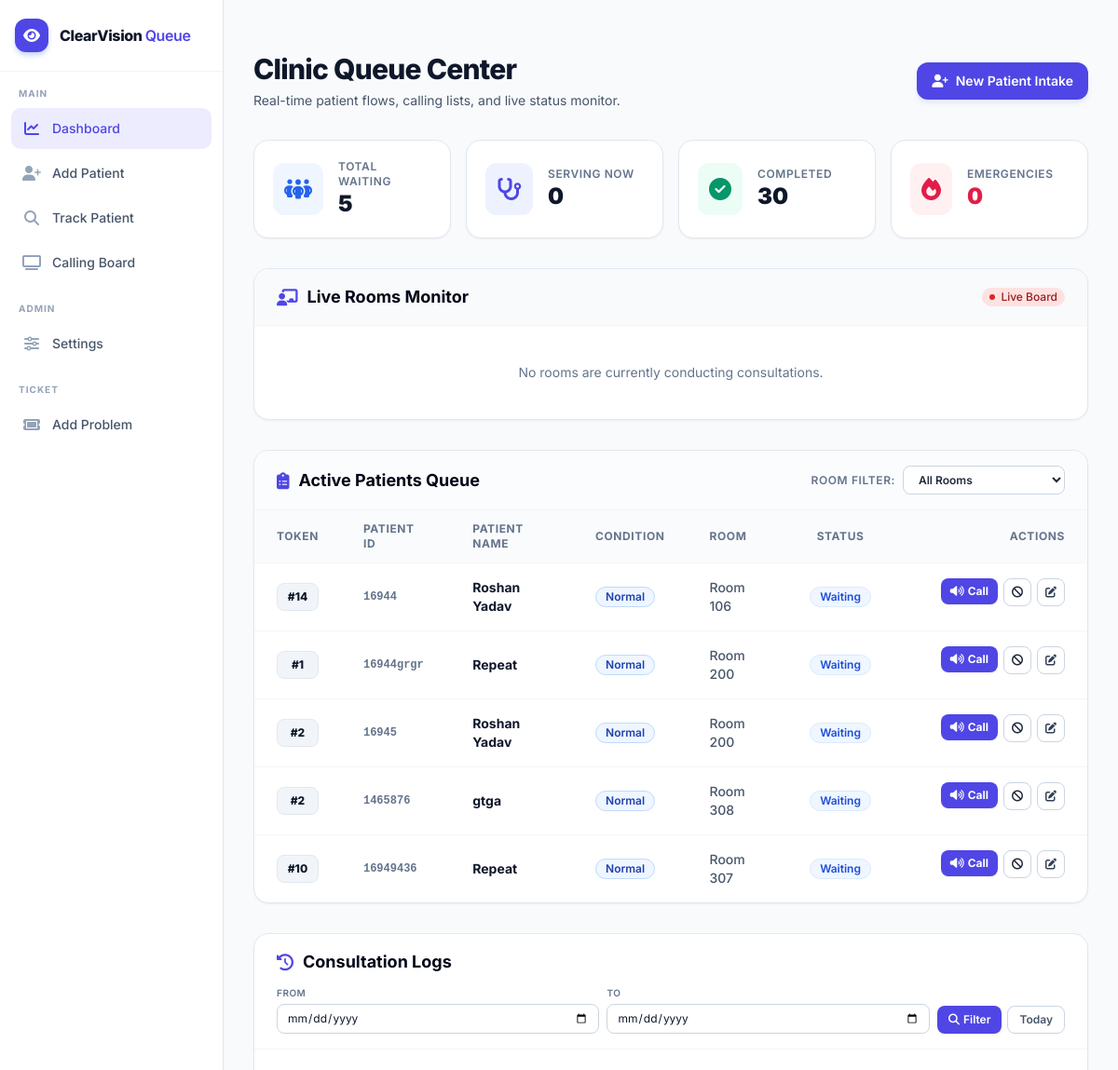
Before: / (signed in, upper part) with the older database file.
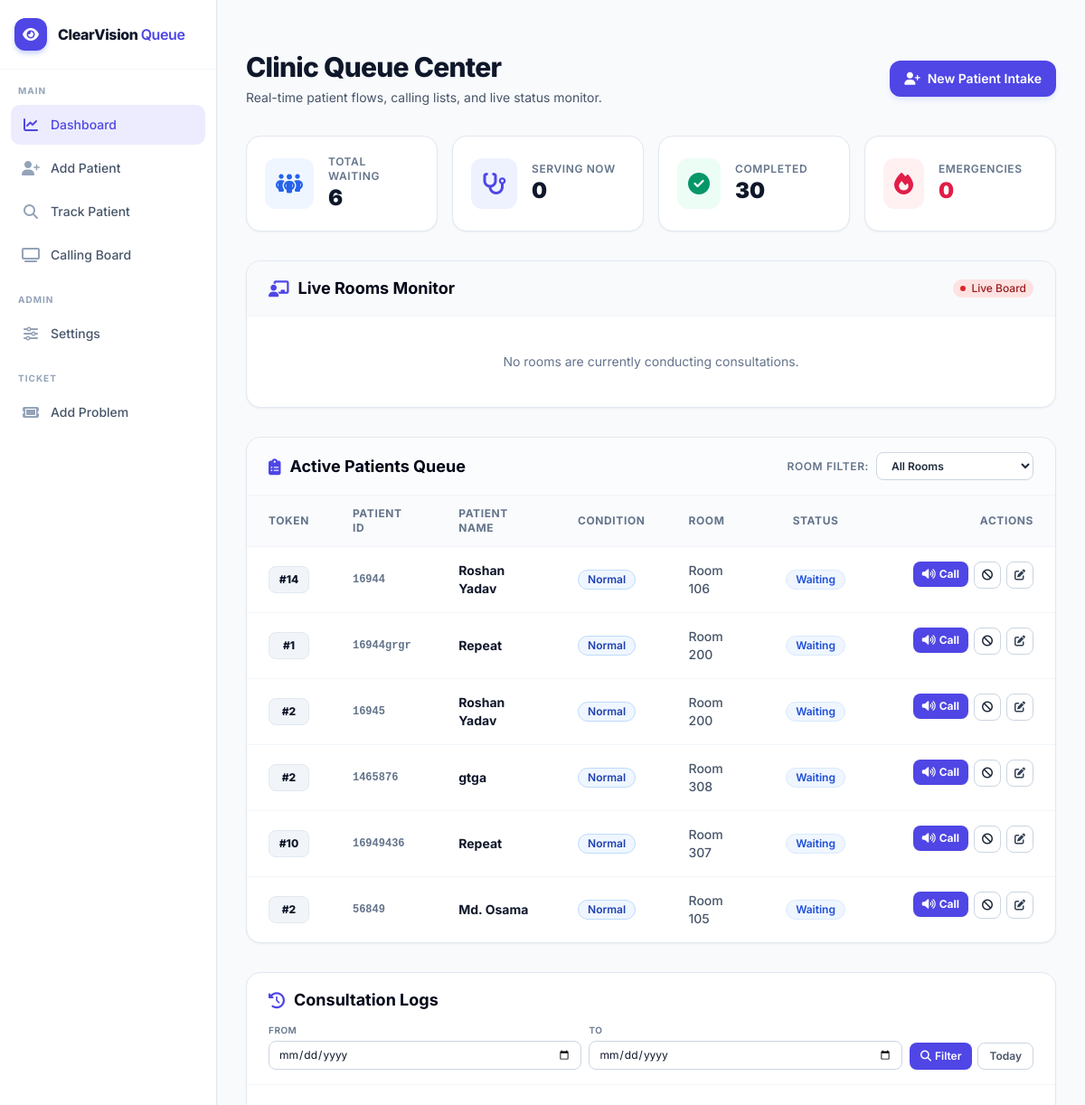
After: the same page with the newer database file.
### queue_manager/models.py (models this page shows, shortened)
class Patient(models.Model):
    STATUS_CHOICES = [
        ('WAITING', 'Waiting'),
        ('IN_PROGRESS', 'In Progress'),
        ('COMPLETED', 'Completed'),
        ('CANCELLED', 'Cancelled/Skipped'),
        ('TRANSFERRED', 'Transferred'),
    ]
    pid = models.CharField(max_length=50, help_text="Patient ID")
    name = models.CharField(max_length=100)
    token = models.PositiveIntegerField(blank=True)
    condition = models.ForeignKey(PatientCondition, on_delete=models.PROTECT, related_name='patients')
    room = models.ForeignKey(Room, on_delete=models.PROTECT, related_name='patients')
    note = models.TextField(blank=True, null=True, help_text="Additional doctor notes or patient complaints")
    status = models.CharField(max_length=20, choices=STATUS_CHOICES, default='WAITING')
    referred_from = models.ForeignKey('self', on_delete=models.SET_NULL, null=True, blank=True, related_name='transfers')
    created_at = models.DateTimeField(auto_now_add=True)
    updated_at = models.DateTimeField(auto_now=True)
    class Meta:
        ordering = ['created_at']

class PatientCondition(models.Model):
    name = models.CharField(max_length=50, unique=True)
    color_theme = models.CharField(max_length=20, default='blue', help_text="Tailwind color scheme name (emerald, rose, amber, blue, gray)")

class Room(models.Model):
    name = models.CharField(max_length=50, unique=True)
    description = models.TextField(blank=True, null=True)
    start_token = models.PositiveIntegerField(default=1, help_text="First token number for this room each day. Tokens continue from here or from the last issued number.")

### queue_manager/views.py (the view)
# urls.py: path('', views.dashboard_view, name='dashboard'),
@login_required
def dashboard_view(request):
    check_and_seed_db()
    today = timezone.localdate()
    date_from_str = request.GET.get('date_from', '').strip()
    date_to_str   = request.GET.get('date_to', '').strip()
    from datetime import date as dt_date
    def parse_date(s):
        try:
            return dt_date.fromisoformat(s)
        except (ValueError, AttributeError):
            return None
    date_from = parse_date(date_from_str)
    date_to   = parse_date(date_to_str)
    active_patients = Patient.objects.filter(
        status__in=['WAITING', 'IN_PROGRESS'],
        created_at__date=today
    ).select_related('room', 'condition').order_by('created_at')
    history_qs = Patient.objects.filter(
        status__in=['COMPLETED', 'CANCELLED', 'TRANSFERRED'],
    ).select_related('room').order_by('-updated_at')
    if date_from and date_to:
        history_qs = history_qs.filter(created_at__date__gte=date_from, created_at__date__lte=date_to)
    elif date_from:
        history_qs = history_qs.filter(created_at__date__gte=date_from)
    elif date_to:
        history_qs = history_qs.filter(created_at__date__lte=date_to)
    else:
        history_qs = history_qs.filter(created_at__date=today)
    history_patients = history_qs
    total_waiting = Patient.objects.filter(status='WAITING', created_at__date=today).count()
    currently_serving = Patient.objects.filter(status='IN_PROGRESS', created_at__date=today).count()
    completed_today = Patient.objects.filter(status='COMPLETED', created_at__date=today).count()
    emergencies_waiting = Patient.objects.filter(
        status='WAITING',
        condition__name='Emergency',
        created_at__date=today
    ).count()
    rooms = Room.objects.all()
    context = {
        'active_patients': active_patients,
        'history_patients': history_patients,
        'total_waiting': total_waiting,
        'currently_serving': currently_serving,
        'completed_today': completed_today,
        'emergencies_waiting': emergencies_waiting,
        'rooms': rooms,
        'date_from': date_from_str,
        'date_to': date_to_str,
        'today_str': str(today),
    }
    return render(request, 'dashboard.html', context)

### queue_manager/views.py (called while the page is built, shortened)
def check_and_seed_db():
    if PatientCondition.objects.count() == 0:
        PatientCondition.objects.create(name="Normal", color_theme="blue")
        PatientCondition.objects.create(name="Emergency", color_theme="rose")
        PatientCondition.objects.create(name="Urgent", color_theme="amber")
    if Room.objects.count() == 0:
        Room.objects.create(name="Room 1", description="General Eye Exam")
        Room.objects.create(name="Room 2", description="Refraction & Glasses")
        Room.objects.create(name="Room 3", description="Specialist Diagnostics")

### queue_manager/templates/dashboard.html (shortened to what the changed rows need)
{% extends 'base.html' %}
{% block content %}
<div class="py-6 space-y-8">
    <div class="flex flex-col sm:flex-row sm:items-center sm:justify-between gap-4">
        <div>
            <h1 class="text-3xl font-extrabold text-slate-900 tracking-tight">Clinic Queue Center</h1>
        </div>
    </div>
    <div class="grid grid-cols-2 lg:grid-cols-4 gap-4">
        <div class="bg-white p-5 rounded-2xl border border-slate-200 shadow-sm flex items-center space-x-4">
            <div>
                <span class="block text-xs font-semibold text-slate-500 uppercase tracking-wider">Total Waiting</span>
                <span id="metric-waiting" class="text-2xl font-black text-slate-900">{{ total_waiting }}</span>
            </div>
        </div>
    </div>
    <div class="bg-white rounded-2xl border border-slate-200 shadow-sm overflow-hidden">
        <div class="px-6 py-4 bg-slate-50 border-b border-slate-100 flex justify-between items-center">
            <h2 class="text-lg font-bold text-slate-950 flex items-center">
                <i class="fa-solid fa-chalkboard-user text-indigo-600 mr-2.5"></i>Live Rooms Monitor
            </h2>
        </div>
    </div>
    <div class="grid grid-cols-1 xl:grid-cols-3 gap-8">
        <div class="xl:col-span-2 space-y-4">
            <div class="bg-white rounded-2xl border border-slate-200 shadow-sm overflow-hidden">
                <div class="px-6 py-4 border-b border-slate-100 flex flex-col sm:flex-row sm:items-center sm:justify-between gap-2 bg-slate-50/50">
                    <h2 class="text-lg font-bold text-slate-950 flex items-center">
                        <i class="fa-solid fa-clipboard-list text-indigo-600 mr-2.5"></i>Active Patients Queue
                    </h2>
                </div>
                <div class="overflow-x-auto">
                    <table class="w-full text-left border-collapse">
                        <thead>
                            <tr class="bg-slate-50/75 border-b border-slate-100 text-xs font-bold uppercase tracking-wider text-slate-500">
                                <th class="py-3 px-6 text-center w-16">Token</th>
                                <th class="py-3 px-6">Patient ID</th>
                                <th class="py-3 px-6">Patient Name</th>
                                <th class="py-3 px-6">Condition</th>
                                <th class="py-3 px-6">Room</th>
                                <th class="py-3 px-6 text-center">Status</th>
                                {% if user.is_superuser or user.profile.can_serve_patient %}
                                    <th class="py-3 px-6 text-right w-52">Actions</th>
                                {% endif %}
                            </tr>
                        </thead>
                        <tbody id="active-queue-tbody" class="divide-y divide-slate-100 text-sm">
                            {% for patient in active_patients %}
                                <tr id="patient-row-{{ patient.id }}" data-room-name="{{ patient.room.name }}" class="hover:bg-slate-50/50 transition-colors">
                                    <td class="py-4 px-6 text-center">
                                        <span class="font-extrabold text-slate-900 bg-slate-100 px-2.5 py-1.5 rounded-lg border border-slate-200 block text-xs">
                                            #{{ patient.token }}
                                        </span>
                                    </td>
                                    <td class="py-4 px-6 font-mono text-xs text-slate-500 font-semibold">{{ patient.pid }}</td>
                                    <td class="py-4 px-6 font-bold text-slate-900">{{ patient.name }}</td>
                                    <td class="py-4 px-6">
                                        <span class="inline-flex items-center px-2.5 py-0.5 rounded-full text-xs font-semibold border
                                            {% if patient.condition.color_theme == 'emerald' %}
                                                bg-emerald-50 border-emerald-200 text-emerald-800
                                            {% elif patient.condition.color_theme == 'rose' %}
                                                bg-rose-50 border-rose-200 text-rose-800
                                            {% elif patient.condition.color_theme == 'amber' %}
                                                bg-amber-50 border-amber-200 text-amber-800
                                            {% else %}
                                                bg-blue-50 border-blue-200 text-blue-800
                                            {% endif %}">
                                            {{ patient.condition.name }}
                                        </span>
                                    </td>
                                    <td class="py-4 px-6 font-medium text-slate-600">{{ patient.room.name }}</td>
                                    <td class="py-4 px-6 text-center">
                                        <span class="row-status-badge inline-flex items-center px-2.5 py-0.5 rounded-full text-xs font-semibold
                                            {% if patient.status == 'WAITING' %}
                                                bg-blue-50 text-blue-700 border border-blue-100
                                            {% else %}
                                                bg-indigo-50 text-indigo-700 border border-indigo-100 pulse-active
                                            {% endif %}">
                                            {{ patient.get_status_display }}
                                        </span>
                                    </td>
                                    {% if user.is_superuser or user.profile.can_serve_patient %}
                                        <td class="py-4 px-6 text-right space-x-1.5 flex justify-end">
                                            {% if patient.status == 'WAITING' %}
                                                <form method="POST" action="{% url 'edit_patient' patient.id %}" class="inline-block">
                                                    <button type="submit" class="px-2.5 py-1.5 bg-indigo-600 hover:bg-indigo-700 text-white rounded-lg text-xs font-bold shadow-sm transition-all" title="Call patient to room">
                                                        <i class="fa-solid fa-volume-high mr-1"></i>Call
                                                    </button>
                                                </form>
                                            {% endif %}
                                            <form method="POST" action="{% url 'edit_patient' patient.id %}" class="inline-block">
                                                <button type="submit" class="px-2 py-1.5 border border-slate-300 hover:bg-rose-50 hover:text-rose-600 hover:border-rose-200 rounded-lg text-xs font-semibold transition-all" title="Skip/Cancel Patient">
                                                    <i class="fa-solid fa-ban"></i>
                                                </button>
                                            </form>
                                            <a href="{% url 'edit_patient' patient.id %}" class="px-2 py-1.5 border border-slate-300 hover:bg-slate-50 text-slate-700 rounded-lg text-xs font-semibold inline-block transition-all" title="Edit Patient Details">
                                                <i class="fa-solid fa-pen-to-square"></i>
                                            </a>
                                        </td>
                                    {% endif %}
                                </tr>
                            {% empty %}
                                <tr id="no-patients-row">
                                    <td colspan="7" class="py-12 text-center text-sm text-slate-500 font-medium">
                                        No patients waiting in queue today.
                                    </td>
                                </tr>
                            {% endfor %}
                        </tbody>
                    </table>
                </div>
            </div>
        </div>
        <div class="space-y-4">
            <div class="bg-white rounded-2xl border border-slate-200 shadow-sm overflow-hidden">
                <div class="px-6 py-4 border-b border-slate-100">
                    <div class="flex items-center justify-between gap-3 mb-3">
                        <h2 class="text-lg font-bold text-slate-950 flex items-center">
                            <i class="fa-solid fa-history text-indigo-600 mr-2.5"></i>Consultation Logs
                        </h2>
                    </div>
                </div>
            </div>
        </div>
    </div>
</div>
{% endblock %}

Changed rows visible on the page:
added Patient: token "2", pid "56849", name "Md. Osama", condition.name "Normal", room.name "Room 105", status "Waiting"
Other visible differences:
{{ total_waiting }}: "5" → "6"
